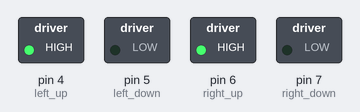
A sketch run on a simulated Arduino Uno, built with avr-gcc and run on an emulated ATmega328P. Shown: switched loads named in the sketch (green lamp = pin HIGH).

Above: at 0.1 s.
Timing chart, 0 to 1.6 s (numbered marks = the images above):
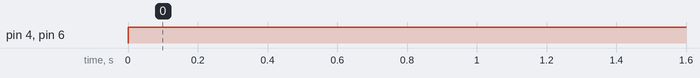

Measured:
- by itself, pin 4 (left_up), pin 6 (right_up): LOW → HIGH at 0.00 s

The sketch:

L298_test.ino
```cpp
// Khai báo
const int time = 350 ;

int left_up = 4 ;
int left_down = 5 ;

int right_up = 6 ;
int right_down  = 7 ;


// setup
void setup(){
    pinMode(left_down, OUTPUT);
    pinMode(left_up , OUTPUT);
    pinMode(right_down , OUTPUT);
    pinMode(right_up , OUTPUT);
}

// loop

void loop(){
  GO(0,1);
  delay(10000);
  //stop()

}
// function basic
void stop(){
    digitalWrite(right_up , 0);
    digitalWrite(right_down , 0);
    digitalWrite(left_down, 0);
    digitalWrite(left_up, 0);
    //delay(time);

}

void right( int n ){
    if ( n == -1 ){
        digitalWrite(right_down , 1 );
        digitalWrite(right_up , 0);
    }else {
        digitalWrite(right_down , 0 );
        digitalWrite(right_up , 1);
    }
}

void left( int n ){
    if ( n == -1 ){
        digitalWrite(left_down , 1 );
        digitalWrite(left_up , 0);
    }else {
        digitalWrite(left_down , 0 );
        digitalWrite(left_up , 1);
    }
}
// function premium

void GO(int x , int y ){
  int time = 250 ;
    if (x == 0 ){
        if ( y == 1 ){
            right(1);
            left(1);
            //delay(time);
        }
        else{
            right(-1);
            left(-1);
            //delay(time);
        }
    }else {
        if (x == 1){
            right(-1);
            left(1);
            delay(time);
        }else {
            right(1);
            left(-1);
            delay(time);
        }
    }
}
```
